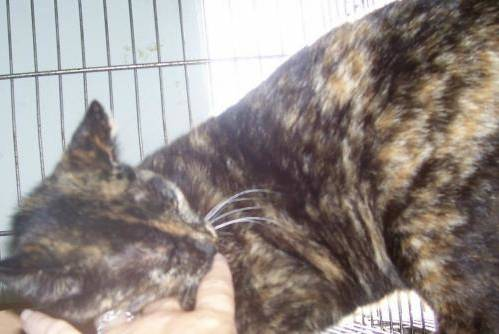
#> input picture catsdogs/test_set/test_set/cats/cat.4006.jpg, 499 x 334 px, found by its file name; its folder holds only this picture in this run
$ jupyter execute --allow-errors catsdogs.ipynb
#> lines starting #> are read from the running program, lines starting #| are printed output that depends on the picture
[cell 1]
import os
import pandas as pd
from PIL import Image
import numpy as np
from sklearn.model_selection import train_test_split
from sklearn.neighbors import KNeighborsClassifier
from sklearn.metrics import accuracy_score
import matplotlib.pyplot as plt

[cell 2]
def visualizar_imagenes(df, img_shape=(64, 64), n=5):
    """
    Visualiza las primeras n imágenes del DataFrame junto con sus etiquetas.

    Args:
        df (pd.DataFrame): DataFrame que contiene imágenes aplanadas y una columna de etiquetas.
        img_shape (tuple): Dimensiones originales de las imágenes (por defecto 64x64).
        n (int): Número de imágenes a visualizar.
    """
    fig, axes = plt.subplots(1, n, figsize=(15, 5))

    for i in range(n):
        # Obtener la fila correspondiente
        try:
            imagen_array = df.iloc[i, :-1].values.astype(float)  # Asegurar que son valores numéricos
        except ValueError as e:
            print(f"Error al procesar la fila {i}: {e}")
            continue

        etiqueta = df.iloc[i, -1]  # Asume que la última columna es 'etiqueta'

        # Reconstruir la imagen
        imagen = imagen_array.reshape(img_shape)

        # Mostrar la imagen
        ax = axes[i]
        ax.imshow(imagen, cmap='gray')  # Escala de grises
        ax.set_title(f"Etiqueta: {etiqueta}")
        ax.axis('off')  # Oculta los ejes

    plt.tight_layout()
    plt.show()

[cell 3]
def cargar_imagenes_y_etiquetas(directorio):
#> called with directorio = 'training_set/training_set/cats'
    imagenes = []
    etiquetas = []

    # Recorre el directorio
    for archivo in os.listdir(directorio):
        if archivo.endswith(".jpg") or archivo.endswith(".png"):  # Asegúrate de incluir tus formatos de imagen
            etiqueta = archivo.split('.')[0]  # Usa el nombre del archivo como etiqueta
            ruta_imagen = os.path.join(directorio, archivo)

            # Abre la imagen, conviértela a escala de grises y redimensiónala (opcional)
            imagen = Image.open(ruta_imagen).convert('L')  # 'L' para escala de grises
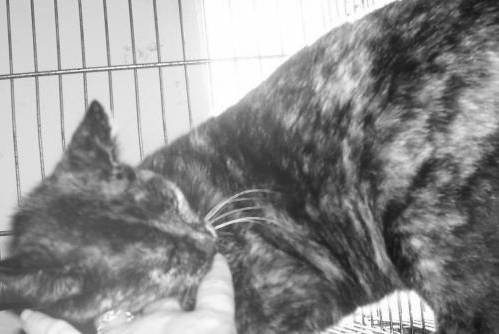
#> imagen: PIL image 499x334 L; min 19, max 255, mean 142.5
            imagen = imagen.resize((64, 64))  # Redimensionar a 64x64 (puedes cambiar el tamaño)
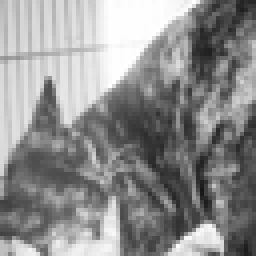
#> imagen: PIL image 64x64 L (shown 4 times larger); min 23, max 255, mean 142.5

            # Convierte la imagen a un array de numpy y aplánalo
            imagen_array = np.array(imagen).flatten()
#> imagen_array = 4096 values, max 255 at index 27, min 23 at index 3058, mean 142.5

            imagenes.append(imagen_array)
            etiquetas.append(etiqueta)

    # Crea un DataFrame con las imágenes y las etiquetas
    df = pd.DataFrame(imagenes)
#> df = table of 1 rows and 4096 columns
    df['etiqueta'] = etiquetas
    return df

[cell 4]
# Cargar imágenes y etiquetas en un DataFrame
df_imagenes_traing_cats = cargar_imagenes_y_etiquetas("training_set/training_set/cats")
#> df_imagenes_traing_cats = table of 1 rows and 4097 columns
df_imagenes_test_cats = cargar_imagenes_y_etiquetas("test_set/test_set/cats")
#> df_imagenes_test_cats = table of 1 rows and 4097 columns
df_imagenes_training_dogs = cargar_imagenes_y_etiquetas("training_set/training_set/dogs")
#> call 3 of cargar_imagenes_y_etiquetas, with directorio = 'training_set/training_set/dogs'
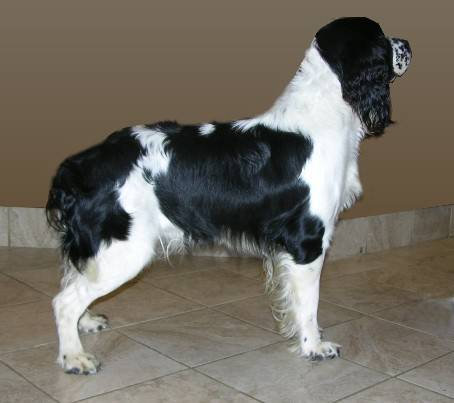
#> input picture catsdogs/test_set/test_set/dogs/dog.4005.jpg, 454 x 403 px, found by its file name
#> in cargar_imagenes_y_etiquetas (call 3), `imagen = Image.open(ruta_imagen).convert('L')  # 'L' para escala de gr..`:
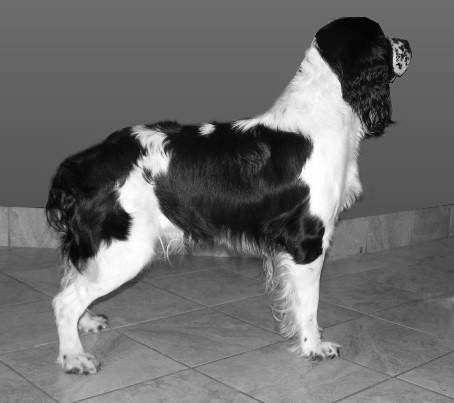
#> imagen: PIL image 454x403 L; min 0, max 255, mean 108.3
#> in cargar_imagenes_y_etiquetas (call 3), `imagen = imagen.resize((64, 64))`:
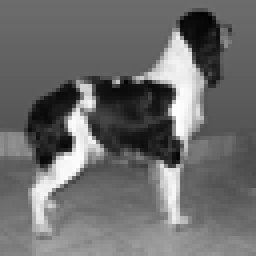
#> imagen: PIL image 64x64 L (shown 4 times larger); min 0, max 255, mean 108.3
#> in cargar_imagenes_y_etiquetas (call 3), `imagen_array = np.array(imagen).flatten()`: imagen_array = 4096 values, max 255 at index 1644, min 0 at index 308, mean 108.3
#> df_imagenes_training_dogs = table of 1 rows and 4097 columns
df_imagenes_test_dogs = cargar_imagenes_y_etiquetas("test_set/test_set/dogs")
#> df_imagenes_test_dogs = table of 1 rows and 4097 columns

[cell 5]
df_imagenes_training_dogs.shape
#> Out = (1, 4097)

[cell 6]
df_imagenes_test_cats.shape
#> Out = (1, 4097)

[cell 7]
df_imagenes_test_dogs
#> Out = table of 1 rows and 4097 columns

[cell 8]
df_imagenes=pd.concat([df_imagenes_traing_cats,df_imagenes_training_dogs],axis=0,ignore_index=True)
#> df_imagenes = table of 2 rows and 4097 columns

[cell 9]
df_imagenes=pd.concat([df_imagenes,df_imagenes_test_cats],axis=0,ignore_index=True)
#> df_imagenes = table of 3 rows and 4097 columns

[cell 10]
df_imagenes=pd.concat([df_imagenes,df_imagenes_test_dogs],axis=0,ignore_index=True)
#> df_imagenes = table of 4 rows and 4097 columns

[cell 11]
df_imagenes.etiqueta.value_counts()

#> (a cell that did not finish here is left out)


[cell 13]
# Separar las características (imágenes) y las etiquetas
X = df_imagenes.drop('etiqueta', axis=1)
#> X = table of 4 rows and 4096 columns
y = df_imagenes['etiqueta']

[cell 14]
y.value_counts()

[cell 15]
# Dividir el conjunto de datos en entrenamiento y prueba
X_train, X_test, y_train, y_test = train_test_split(X, y, test_size=0.2, random_state=42)
#> X_train = table of 3 rows and 4096 columns; X_test = table of 1 rows and 4096 columns

[cell 16]
# Crear el clasificador KNeighbors
knn = KNeighborsClassifier(n_neighbors=3)

[cell 17]
# Entrenar el modelo
knn.fit(X_train, y_train)

[cell 18]
# Hacer predicciones
y_pred = knn.predict(X_test)

[cell 19]
# Calcular la precisión
precision = accuracy_score(y_test, y_pred)
#> precision = 0
print(f"Precisión del modelo: {precision * 100:.2f}%")
#| Precisión del modelo: 0.00%

#> (a cell that did not finish here is left out)

[cell 21]
from sklearn.metrics import confusion_matrix
confusion=confusion_matrix(y_pred=y_pred,y_true=y_test)
#> confusion = [[0, 0], [1, 0]]
confusion
#> Out = [[0, 0], [1, 0]]
